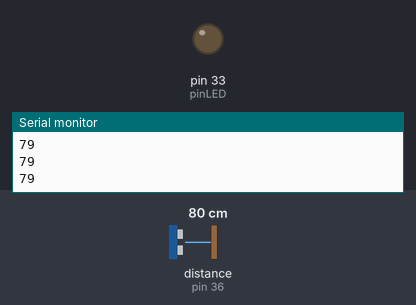
This sketch was run on a simulated Arduino Mega 2560, built with avr-gcc and run on an emulated ATmega2560. On the bench: output pins drawn as LEDs (lit = HIGH), the last lines printed to the serial monitor. Wiring (inferred from the names in the program): ultrasonic range finder: trigger pin 34; echo pin 36. Inputs (shaded band) come from the test bench; at power-on: distance to the obstacle (sensor on pin 36) 80 cm. The echo pulse lasts 58.3 µs per cm; pins used as bus, display or sensor lines are not drawn.

Above: at 1.2 s.
1.3 s: distance to the obstacle (sensor on pin 36) set to 19 cm
2.8 s: distance to the obstacle (sensor on pin 36) set to 16 cm
At 3.3 s:
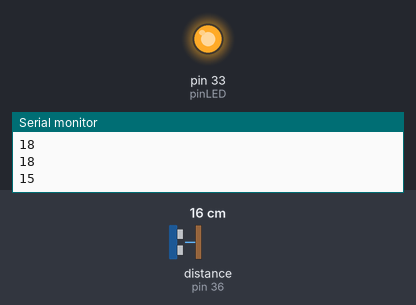
Timing chart, 0 to 5.8 s (numbered marks = the images above; inputs shaded):
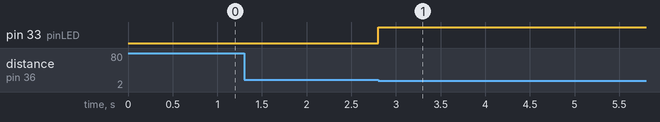

Measured:
- the behaviour switches between 18 and 17 cm on distance to the obstacle (sensor on pin 36) (found by bisection; images 0 and 1)
- after the input at 2.8 s, pin 33 (pinLED): LOW → HIGH at once

The sketch:

smartLid.ino
```cpp
#include <SPI.h>
#include <MFRC522.h>
#include "pitches.h"

#define RST_PIN         5          // Configurable, see typical pin layout above
#define SS_PIN          53         // Configurable, see typical pin layout above
#define NOTE_D6  1175
#define NOTE_D7  2349

const int pinLED = 33;
const int pinTrigger = 34;
const int pinEcho = 36;

long duration = 0;

MFRC522 mfrc522(

SS_PIN, RST_PIN);  // Create MFRC522 instance
int melody[] = {NOTE_D6, NOTE_D7};
int noteDurations[] = {4, 8};

void setup() {
    Serial.begin(9600);
    SPI.begin();
    mfrc522.PCD_Init();
    delay(4);

    //Echo sensor
    pinMode(pinTrigger, OUTPUT);
    pinMode(pinEcho, INPUT);
    pinMode(pinLED, OUTPUT);

}

void alert() {
    // iterate over the notes of the melody:

    for (int thisNote = 0; thisNote < 2; thisNote++) {

        // to calculate the note duration, take one second divided by the note type.

        //e.g. quarter note = 1000 / 4, eighth note = 1000/8, etc.

        int noteDuration = 750 / noteDurations[thisNote];

        tone(11, melody[thisNote], noteDuration);

        // to distinguish the notes, set a minimum time between them.

        // the note's duration + 30% seems to work well:

        int pauseBetweenNotes = noteDuration * 1.30;

        delay(pauseBetweenNotes);

        // stop the tone playing:

        noTone(11);

    }
}


long measureDistance() {
    digitalWrite(pinTrigger, LOW);
    delayMicroseconds(1000);
    noInterrupts();
    digitalWrite(pinTrigger, HIGH);
    delayMicroseconds(1000);
    digitalWrite(pinTrigger, LOW);
    duration = pulseIn(pinEcho, HIGH);
    interrupts();

    long durationOneWay = duration / 2;
    long distance = durationOneWay * 0.03435;
    return distance;
}


void loop() {

    long dis = measureDistance();
    Serial.println(dis);

    if (dis < 17) {
        // Turn on LED
        digitalWrite(pinLED, HIGH);


        while (true) {

            if (mfrc522.PICC_IsNewCardPresent()) {
                if (mfrc522.PICC_ReadCardSerial()) {
                    alert();
                    mfrc522.PICC_HaltA();
                    // Turn off LED
                    digitalWrite(pinLED, LOW);
                    break;
                }

            }

        }


    }


}
```
